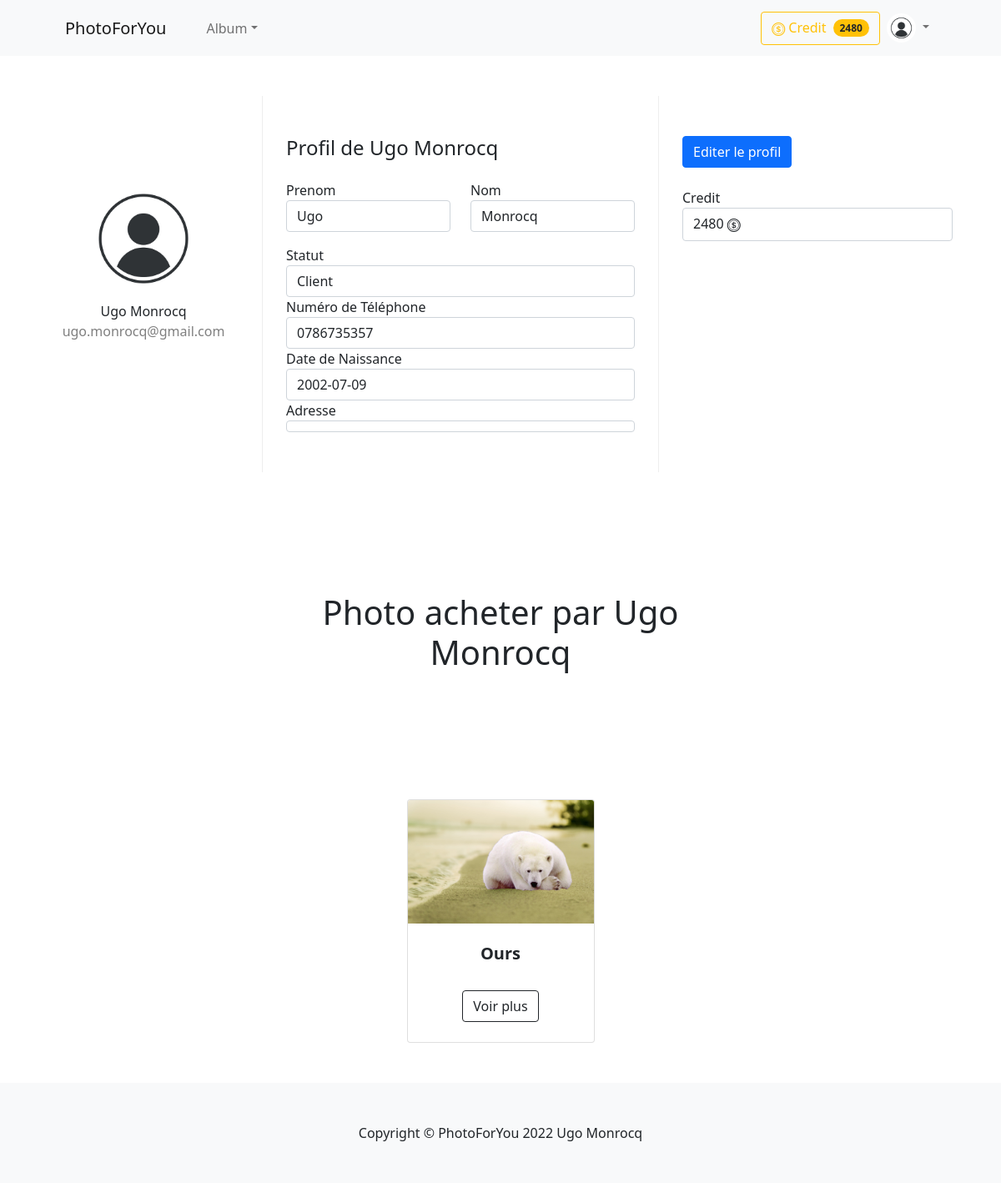
The app's page /voir-profil.php (signed in) with its own data.
### tables this page shows
CREATE TABLE IF NOT EXISTS `menu` (
  `idMenu` int(11) NOT NULL,
  `nomMenu` varchar(45) DEFAULT NULL,
  `URL` varchar(100) DEFAULT NULL,
  `Habilitation` varchar(45) DEFAULT NULL,
  PRIMARY KEY (`idMenu`)
);

CREATE TABLE IF NOT EXISTS `acheter` (
  `idphoto` int(11) NOT NULL,
  `idacheter` int(11) NOT NULL AUTO_INCREMENT,
  `iduser` int(11) NOT NULL,
  PRIMARY KEY (`idacheter`,`idphoto`,`iduser`),
  UNIQUE KEY `idphoto_UNIQUE` (`idphoto`),
  KEY `iduser` (`iduser`)
);

CREATE TABLE IF NOT EXISTS `photo` (
  `idphoto` int(11) NOT NULL AUTO_INCREMENT,
  `libelle` varchar(45) DEFAULT NULL,
  `photolargeur` int(11) DEFAULT NULL,
  `photolongueur` int(11) DEFAULT NULL,
  `nomimage` varchar(70) DEFAULT NULL,
  `prix` varchar(45) DEFAULT NULL,
  `datePub` datetime DEFAULT NULL,
  `poids` float DEFAULT NULL,
  `iduser` int(11) DEFAULT NULL,
  `idtags` int(11) DEFAULT NULL,
  PRIMARY KEY (`idphoto`),
  KEY `iduser` (`iduser`)
);

### voir-profil.php (the view, shortened to what this page needs)
<?php
include("includes/header.php");
include("includes/dbconnect.php");
switch($_SESSION['categorie'])
{
    case 1: $categorie="Client";break;
}
$photoacheter = $dbh -> query('SELECT * FROM acheter,tags,users,photo WHERE acheter.iduser = users.iduser AND acheter.idphoto = photo.idphoto AND tags.idtags = photo.idtags AND acheter.iduser = '.$_SESSION['id'].' ORDER BY photo.idphoto DESC');
?>
<body>
<div class="container rounded bg-white mt-5 mb-5">
    <div class="row">
        <div class="col-md-3 border-right">
            <div class="d-flex flex-column align-items-center text-center p-3 py-5">
              <?php echo "<img class='rounded-circle mt-5' width='150px' src='images/profil/".$_SESSION["photouser"]."'>
              <span class='font-weight-bold'>".htmlentities($_SESSION['prenom'])."\t".$_SESSION['nom']."</span>
              <span class='text-black-50'>".htmlentities($_SESSION['email'])."</span>
              <span> </span>";?>
            </div>
        </div>
        <div class="col-md-5 border-right">
            <div class="p-3 py-5">
                <div class="d-flex justify-content-between align-items-center mb-3">
                    <?php echo "<h4 class='text-right'>Profil de"."\t".$_SESSION['prenom']."\t".$_SESSION['nom']."</h4>"?>
                </div>
                <div class="row mt-2">
                    <div class="col-md-6"><label class="labels">Prenom</label><?php echo"<span class='form-control font-weight-bold'>"."\t".$_SESSION['prenom']."</span>";?></div>
                    <div class="col-md-6"><label class="labels">Nom</label><?php echo"<span class='form-control font-weight-bold'>"."\t".$_SESSION['nom']."</span>";?></div>
                </div>
                <div class="row mt-3">
                    <div class="col-md-12"><label class="labels">Statut</label><?php echo"<span class='form-control font-weight-bold'>"."\t".htmlentities($categorie)."</span>";?></div>
                    <div class="col-md-12"><label class="labels">Numéro de Téléphone</label><?php echo"<span class='form-control font-weight-bold'>"."\t".htmlentities($_SESSION['tel'])."</span>";?></div>
                    <div class="col-md-12"><label class="labels">Date de Naissance</label><?php echo"<span class='form-control font-weight-bold'>"."\t".htmlentities($_SESSION['date'])."</span>";?></div>
                    <div class="col-md-12"><label class="labels">Adresse</label><?php echo"<span class='form-control font-weight-bold'>"."\t".htmlentities($_SESSION['adresse'])."</span>";?></div>
            </div>
            </div>
        </div>
        <div class="col-md-4">
            <div class="p-3 py-5">
                <div class="d-flex justify-content-between align-items-center experience"><a class="btn btn-primary" href="editer-profil" role="button">Editer le profil</a></div><br>
                <div class="col-md-12"><label class="labels">Credit</label><?php echo"<span class='form-control font-weight-bold'>"."\t".htmlentities($_SESSION['credit'])." <i class='bi bi-coin'></i></span>";?></div> <br>
            </div>
        </div>
    </div>
</div>
<?php
if($_SESSION['categorie']!=7 AND $_SESSION['categorie']!=3)
{
?>
<section class="py-5 text-center container">
    <div class="row py-lg-5">
      <div class="col-lg-6 col-md-8 mx-auto">
        <h1 class="fw-light">Photo acheter par <?php echo $_SESSION['prenom']."\t".$_SESSION['nom']?></h1>
      </div>
    </div>
  </section>
  <div class='container px-4 px-lg-5 mt-5'>
    <div class='row gx-4 gx-lg-5 row-cols-2 row-cols-md-3 row-cols-xl-4 justify-content-center'>
      <?php
        foreach ($photoacheter as $value)
        echo"
        <div class='col mb-5'>
        <div class='card h-100'>
            <img class='card-img-top' src='images/photos/".htmlentities($value['nomimage'])."' alt='...'/>
            <div class='card-body p-4'>
                <div class='text-center'>
                    <h5 class='fw-bolder'>".$value["libelle"]."</h5>
                </div>
            </div>
            <div class='card-footer p-4 pt-0 border-top-0 bg-transparent'>
                <div class='text-center'><a class='btn btn-outline-dark mt-auto' href='photo-acheter.php?idphoto=".$value['idphoto']."'>Voir plus</a></div>
            </div>
        </div>
        </div>";
      ?>
    </div>
  </div>
<?php
};
?>
<?php
include ('includes/footer.php');
?>

### includes/header.php (shortened to what this page needs)
<!DOCTYPE html>
<html lang="fr">
<head>
    <link rel="stylesheet" href="assets/css/bootstrap.min.css">
    <link rel="stylesheet" href="https://cdn.jsdelivr.net/npm/bootstrap-icons@1.8.1/font/bootstrap-icons.css">
    <link rel="stylesheet" href="assets/css/style.css">
</head>
<body>
<header>
<nav class="navbar navbar-expand-lg navbar-light bg-light">
    <div class="container px-4 px-lg-5">
        <a class="navbar-brand" href="index.php">PhotoForYou</a>
    <?php
    include("dbconnect.php");
        switch($_SESSION['categorie'])
        {
            case 1:
                $niveauHab = "%C%";
                break;
        }
        $req= "SELECT idMenu,nomMenu,URL FROM menu WHERE Habilitation LIKE '".$niveauHab."'";
        $ins=$dbh->prepare($req);
        $ins->execute();
        $num = $ins->fetchAll();
    ?>
    <div class="collapse navbar-collapse" id="navbarSupportedContent">
      <ul class="navbar-nav me-auto mb-2 mb-lg-0 ms-lg-4">
            <?php
              foreach ($num as $value)
                  {
                    if (strlen($value['idMenu'])==1)
                    {
                      echo "<li class='nav-item dropdown'>".PHP_EOL;
                        echo "<a class='nav-link dropdown-toggle' data-toggle='dropdown' href=".$value['URL'].">".$value['nomMenu']."</a>".PHP_EOL;
                      echo "</li>";
                    }
                  }
            ?>
        </ul>
      </div>
        <?php
            switch($_SESSION['categorie'])
            {
              case 1:
            echo "
            <div class='d-grid gap-2 d-md-flex justify-content-md-end'>
              <a class='btn btn-outline-warning' href='credit.php' type='submit'>
                <i class='bi bi-coin'></i>
                Credit
                <span class='badge bg-warning text-dark ms-1 rounded-pill'>".$_SESSION['credit']."</span>
              </a>
            </div>
            <div class='d-grid gap-2 d-md-flex justify-content-md-end'>
              <div class='collapse navbar-collapse'>
                <ul class='navbar-nav dropdown-menu-lg-end'>
                  <li class='nav-item dropdown'>
                    <a class='nav-link dropdown-toggle' href='#' id='navbarDropdownMenuLink' role='button' data-toggle='dropdown'>
                      <img src='images/profil/".htmlentities($_SESSION['photouser'])."' class='rounded-circle' alt='' width=35 height=35/>
                    </a>
                      <ul class='dropdown-menu dropdown-menu-lg-end'>
                        <li> <a class='dropdown-item' href='voir-profil.php'>Voir Profil</a></li>
                        <li><a class='dropdown-item' href='deconnexion.php'>Deconnexion</a></li>
                      </ul>
                  </li>
                </ul>
              </div>
            </div>";break;
          }?>
    </div>
</nav>
</header>

### assets/css/style.css (style rules this page uses)
.bi { vertical-align: -.125em; fill: currentColor; }
.border-right { border-right: 1px solid #eee; }

### records on screen
menu: nomMenu "Album"
acheter: idphoto.nomimage (picture), idphoto.libelle "Ours"

### other values on screen
$_SESSION['credit'] "2480"
$_SESSION['prenom'] "Ugo"
$_SESSION['nom'] "Monrocq"
$_SESSION['email'] "ugo.monrocq@gmail.com"
$categorie "Client"
$_SESSION['tel'] "0786735357"
$_SESSION['date'] "2002-07-09"
